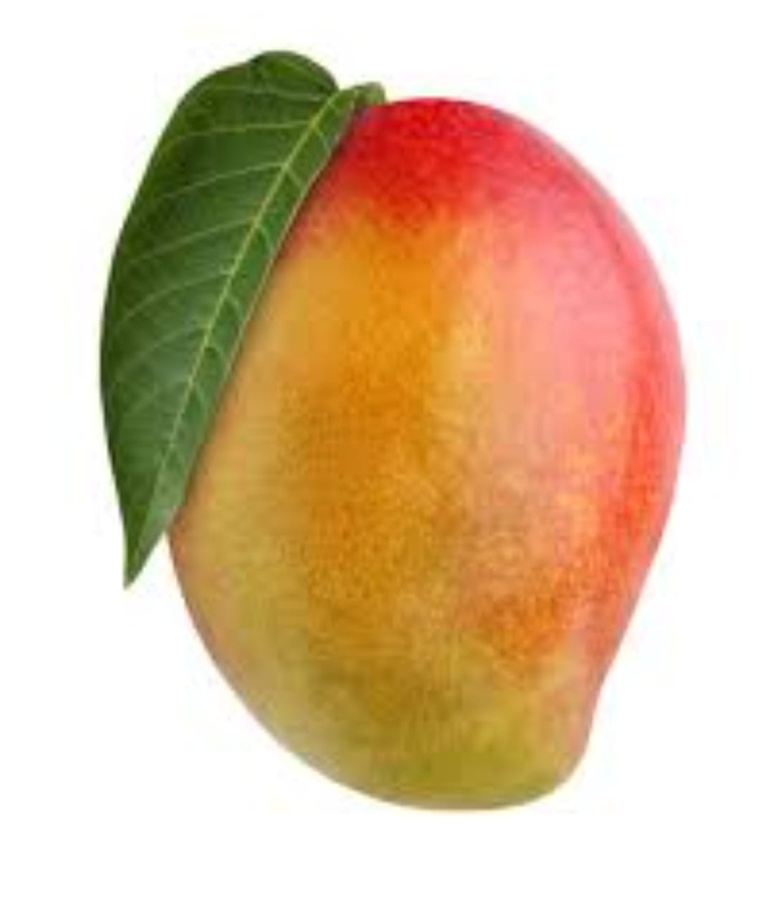
#> input picture Test-Images/mango.jpg, 774 x 911 px, shrunk from 1080 x 1271 before the run, found by its file name
$ python fresh.py
#> lines starting #> are read from the running program, lines starting #| are printed output that depends on the picture; after the words box and inside, x2 and y2 are one past the last pixel; in counts of white or black regions, pixels touching at a corner belong together
import cv2
import numpy as np

# Function to get HSV thresholds for a specific fruit
def get_fruit_threshold(fruit_name):
    fruit_thresholds = {
        'apple': (np.array([0, 50, 50]), np.array([10, 255, 255])),
        'banana': (np.array([30, 100, 100]), np.array([60, 255, 255])),
        'strawberry': (np.array([140, 70, 50]), np.array([180, 255, 255])),
        'orange': (np.array([10, 100, 20]), np.array([30, 255, 255])),
        'blueberry': (np.array([100, 50, 50]), np.array([140, 255, 255])),
        'lemon': (np.array([20, 100, 100]), np.array([40, 255, 255])),
        'mango': (np.array([20, 100, 100]), np.array([45, 255, 255])),
        'grape': (np.array([110, 50, 50]), np.array([140, 255, 255])),
        'kiwi': (np.array([60, 100, 100]), np.array([85, 255, 255])),
        'watermelon': (np.array([0, 100, 100]), np.array([10, 255, 255]))
    }

    return fruit_thresholds.get(fruit_name, None)

# Function to detect fruit ripeness based on color
def detect_fruit_ripeness(image_path, fruit_name):
    # Load the image
#> called with fruit_name = 'apple'
    img = cv2.imread(image_path)
#> img is the input picture: shape (911, 774, 3); mean B, G, R 162, 192.9, 220.8

    # Convert image to HSV (Hue, Saturation, Value) color space
    hsv = cv2.cvtColor(img, cv2.COLOR_BGR2HSV)
#> hsv: shape (911, 774, 3); mean H, S, V 19.3, 83, 223.1

    # Get the thresholds for the specified fruit
    lower_threshold, upper_threshold = get_fruit_threshold(fruit_name)
    if lower_threshold is None:
        print(f"Thresholds not available for {fruit_name}.")
        return "Unknown"

    # Create a mask for the specified fruit
    mask_fruit = cv2.inRange(hsv, lower_threshold, upper_threshold)
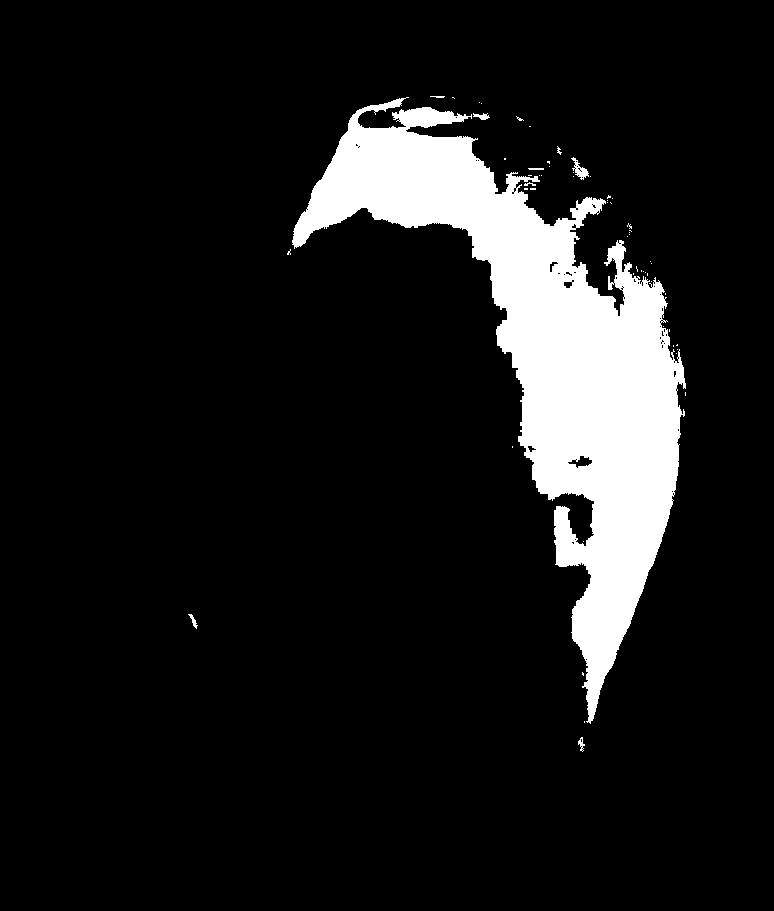
#> mask_fruit: shape (911, 774); 10.2% white; 57 white regions (48 under 20 px), largest, box (x1, y1, x2, y2) and area: (292, 97, 686, 724) 71345, (571, 157, 589, 180) 158, (473, 113, 490, 120) 67

    # Count the number of non-zero pixels in the mask for the specified fruit
    ripe_pixel_count = np.count_nonzero(mask_fruit)
#> ripe_pixel_count = 71921

    # Assuming a simple threshold: If more than 1000 pixels are ripe, consider it ripe
    if ripe_pixel_count > 1000:
        return f"Ripe "
    else:
        return f"Unripe "

# Example usage
image_path = r"C:\Users\mdsng\OneDrive\Desktop\ripetest\mango.jpg"  # Provide the path to your fruit image
fruit_name = 'apple'  # Specify the fruit name
ripeness = detect_fruit_ripeness(image_path, fruit_name)


print(f'Predicted fruit ripeness for {fruit_name}: {ripeness}')

$ run again, with Test-Images/apple.jpg copied over Test-Images/mango.jpg
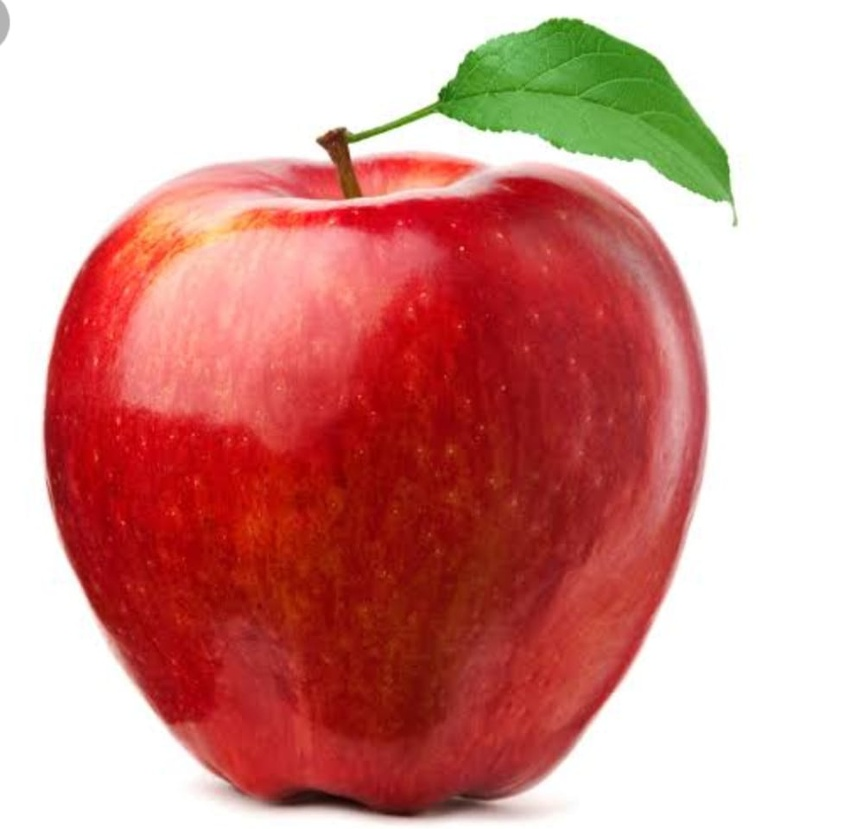
#> input picture Test-Images/apple.jpg, 851 x 829 px, shrunk from 985 x 959 before the run, found by its file name
#> in detect_fruit_ripeness, img is the input picture: shape (829, 851, 3); mean B, G, R 142, 147.6, 211.1
#> hsv: shape (829, 851, 3); mean H, S, V 36.7, 106.4, 214
#> in detect_fruit_ripeness, `mask_fruit = cv2.inRange(hsv, lower_threshold, upper_threshold)`:
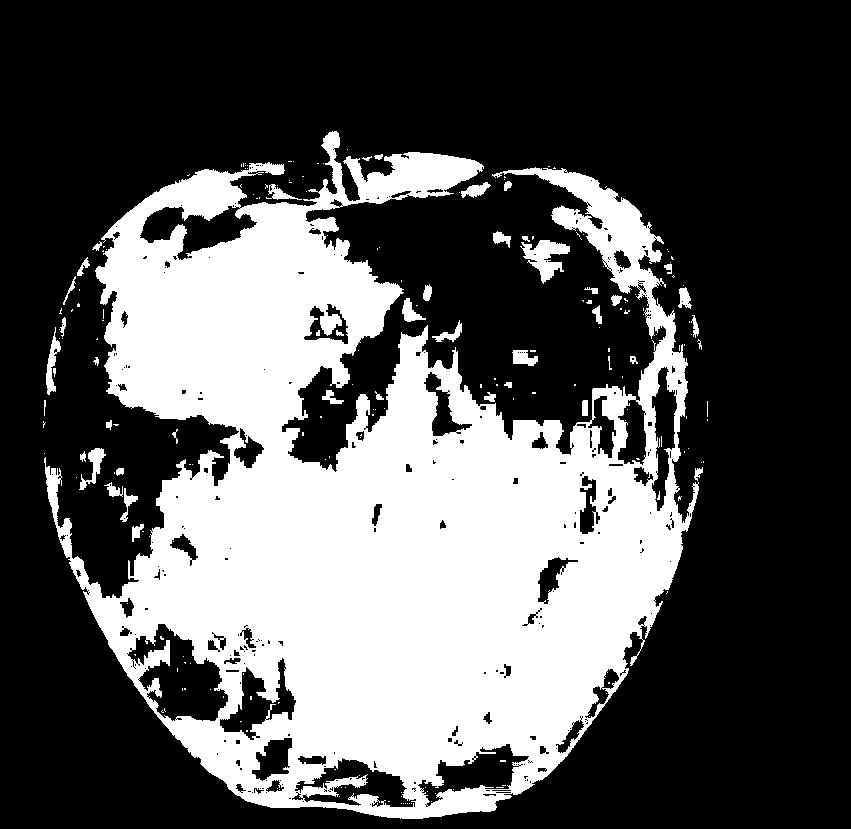
#> mask_fruit: shape (829, 851); 33.6% white; 210 white regions (164 under 20 px), largest, box (x1, y1, x2, y2) and area: (44, 131, 699, 819) 231043, (520, 240, 570, 284) 1031, (46, 327, 61, 395) 401
#> ripe_pixel_count = 237116

$ run again, with Test-Images/kiwi.jpg copied over Test-Images/mango.jpg
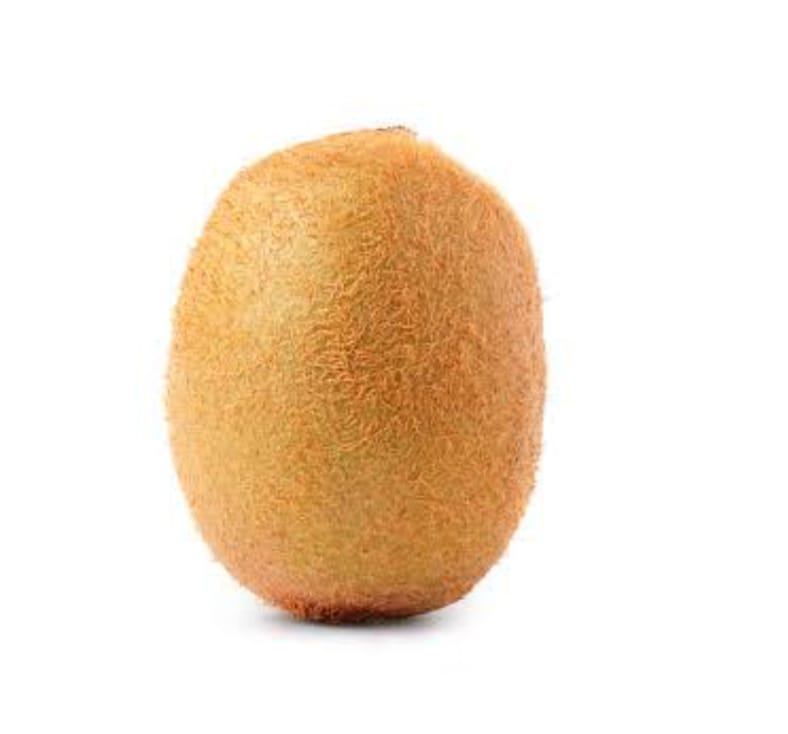
#> input picture Test-Images/kiwi.jpg, 788 x 734 px, found by its file name
#> in detect_fruit_ripeness, img is the input picture: shape (734, 788, 3); mean B, G, R 208.6, 226.6, 243.1
#> hsv: shape (734, 788, 3); mean H, S, V 7.4, 42.2, 243.2
#> in detect_fruit_ripeness, `mask_fruit = cv2.inRange(hsv, lower_threshold, upper_threshold)`:
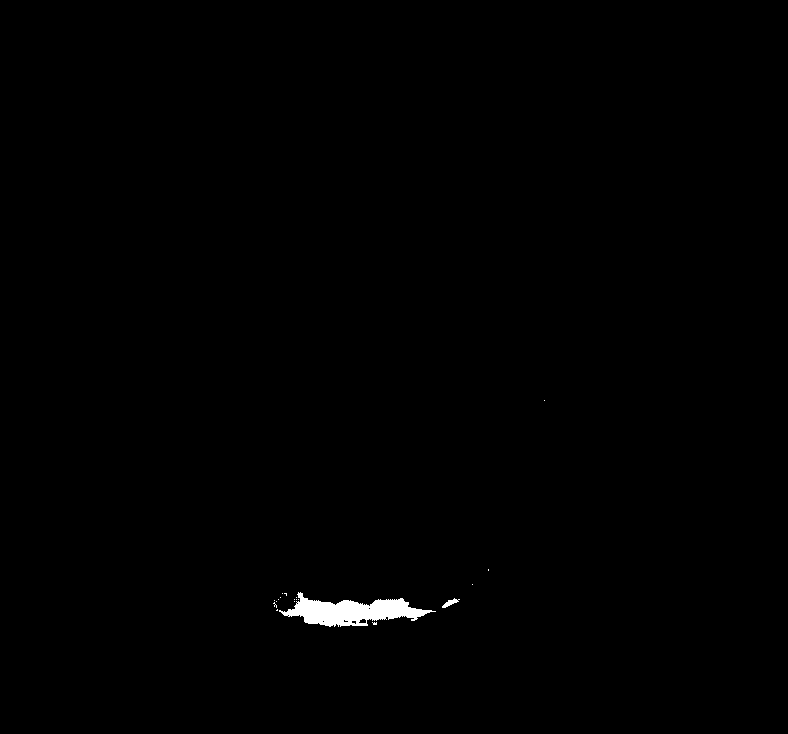
#> mask_fruit: shape (734, 788); 0.48% white; 19 white regions (17 under 20 px), largest, box (x1, y1, x2, y2) and area: (279, 592, 436, 627) 2646, (442, 598, 460, 608) 73
#> ripe_pixel_count = 2761
